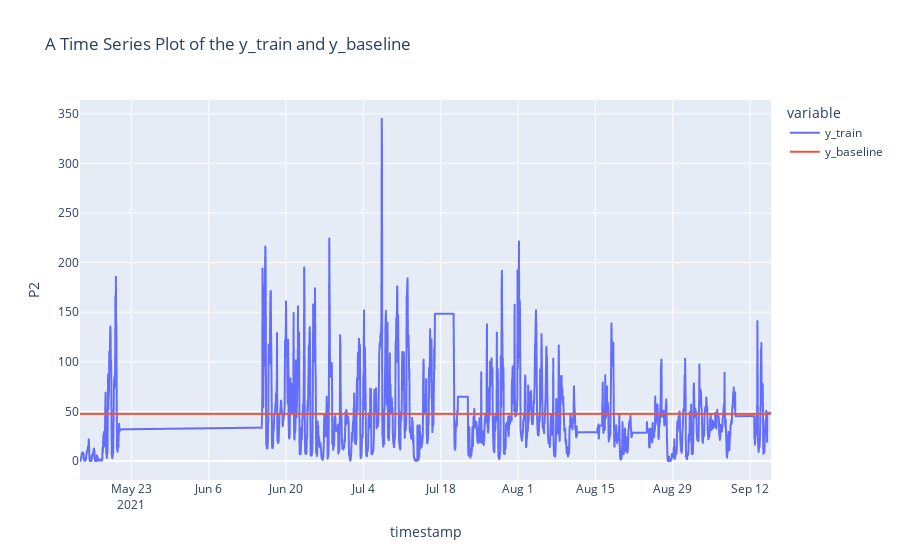

The notebook cell saved with this chart:
### Code cell
px.line(y_baseline_df,labels={'value':'P2'},title='A Time Series Plot of the y_train and y_baseline')

### Figure 1 — Plotly figure (JSON) as saved in the notebook; plotly's stock layout.template omitted (floating-point values rounded to 4 significant figures; data arrays with more than 128 entries replaced by an {"elided": "..."} marker saying what was removed)
{"data": [{"hovertemplate": "variable=y_train<br>timestamp=%{x}<br>P2=%{y}<extra></extra>", "legendgroup": "y_train", "line": {"color": "#636efa", "dash": "solid"}, "marker": {"symbol": "circle"}, "mode": "lines", "name": "y_train", "showlegend": true, "type": "scattergl", "x": {"elided": "2390 str values"}, "xaxis": "x", "y": {"elided": "2390 float values"}, "yaxis": "y"}, {"hovertemplate": "variable=y_baseline<br>timestamp=%{x}<br>P2=%{y}<extra></extra>", "legendgroup": "y_baseline", "line": {"color": "#EF553B", "dash": "solid"}, "marker": {"symbol": "circle"}, "mode": "lines", "name": "y_baseline", "showlegend": true, "type": "scattergl", "x": {"elided": "2390 str values"}, "xaxis": "x", "y": {"elided": "2390 float values"}, "yaxis": "y"}], "layout": {"autosize": true, "legend": {"title": {"text": "variable"}, "tracegroupgap": 0}, "title": {"text": "A Time Series Plot of the y_train and y_baseline"}, "xaxis": {"anchor": "y", "autorange": true, "domain": [0, 1], "range": ["2021-05-13 17:00", "2021-09-15 19:00"], "title": {"text": "timestamp"}, "type": "date"}, "yaxis": {"anchor": "x", "autorange": true, "domain": [0, 1], "range": [-19.15, 363.9], "title": {"text": "P2"}, "type": "linear"}}}
